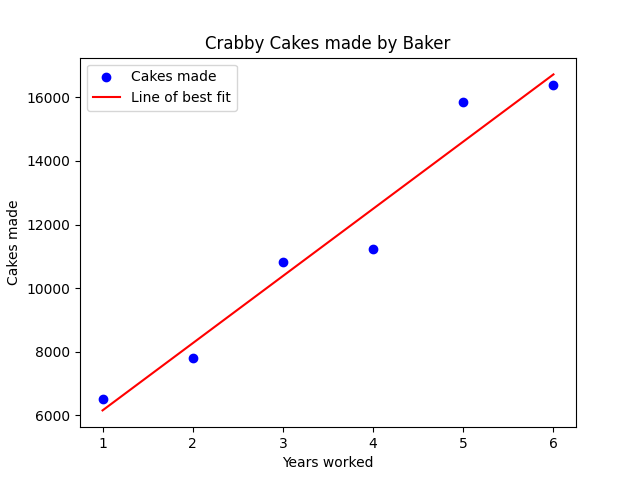

Here is the Python script that generated this plot:
import numpy as np
import matplotlib.pyplot as plt
from scipy import stats

# Data for years worked and cakes made
years_worked = np.array([1, 2, 3, 4, 5, 6])
cakes_made = np.array([6500, 7805, 10835, 11230, 15870, 16387])

# Create a scatter plot
plt.scatter(years_worked, cakes_made, color='blue', label='Cakes made')

# Perform linear regression
slope, intercept, r_value, p_value, std_err = stats.linregress(years_worked, cakes_made)

# Line of best fit
line_of_best_fit = slope * years_worked + intercept

# Plot the line of best fit
plt.plot(years_worked, line_of_best_fit, color='red', label=f'Line of best fit')

# Add labels and title
plt.xlabel('Years worked')
plt.ylabel('Cakes made')
plt.title('Crabby Cakes made by Baker')
plt.legend()

# Show the plot
plt.show()

# Correlation coefficient (r)
correlation_coefficient = r_value

# Predict the number of cakes made after 10 years using the linear regression equation
predicted_cakes_after_10_years = slope * 10 + intercept

correlation_coefficient, predicted_cakes_after_10_years
